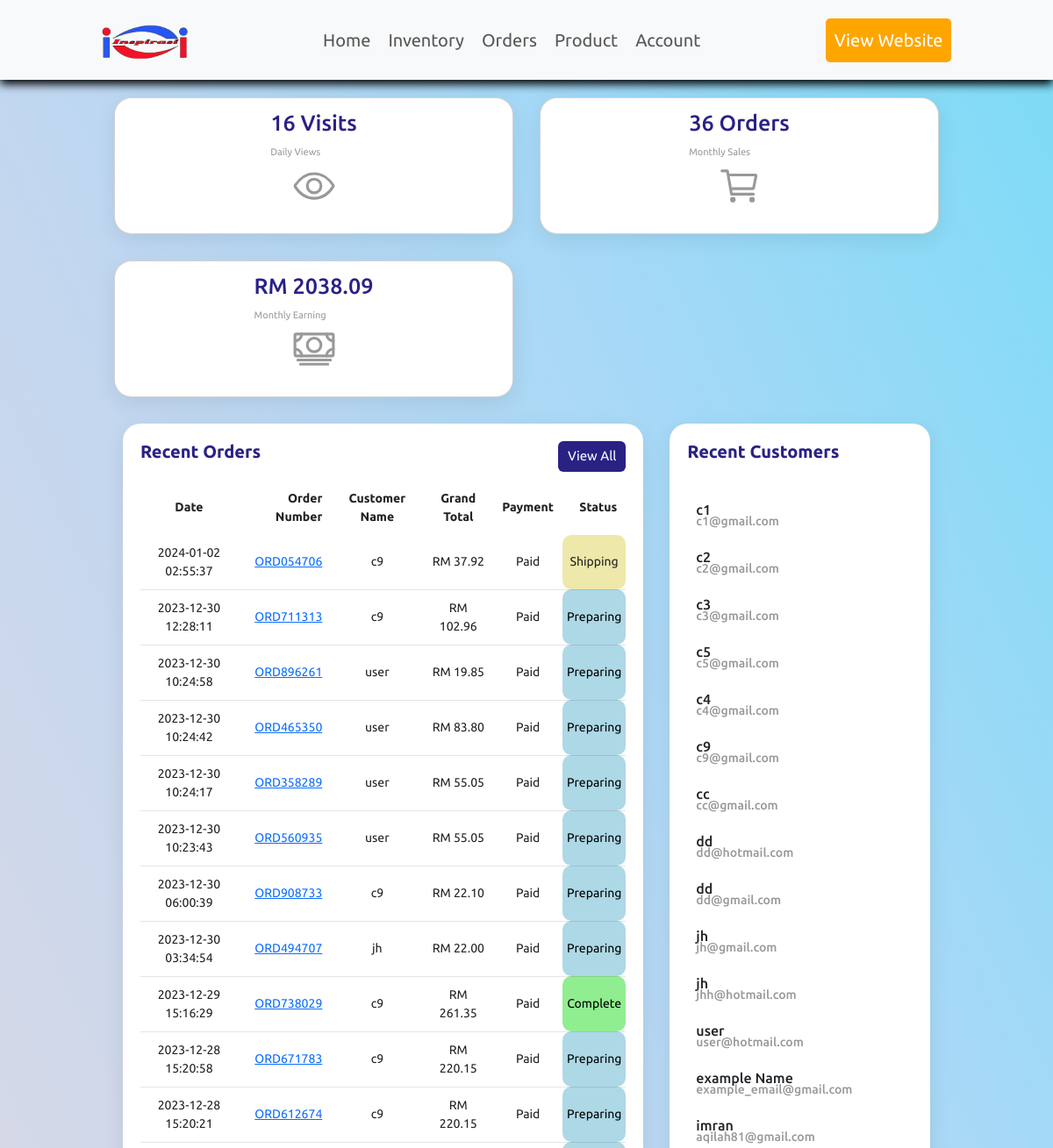
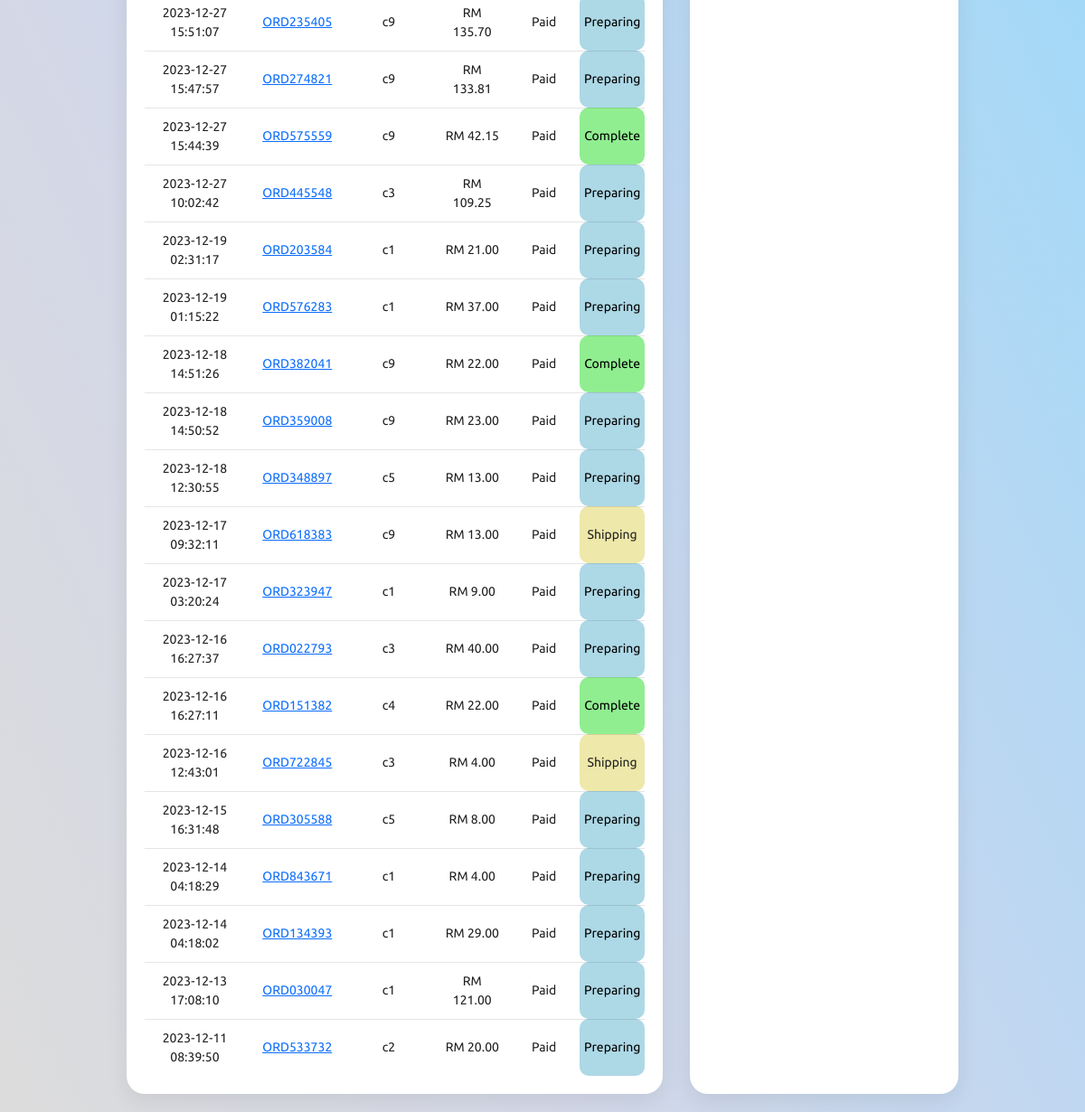
The app's page /php/admin_dashboard.php (signed in) with its own data (2 pictures, top to bottom).
### tables this page shows
CREATE TABLE `orders` (
  `id` int(11) NOT NULL,
  `customer_id` int(11) DEFAULT NULL,
  `grand_total` double DEFAULT NULL,
  `created` timestamp NOT NULL DEFAULT current_timestamp(),
  `order_number` varchar(255) DEFAULT NULL,
  `status` int(11) NOT NULL DEFAULT 1,
  `comment` mediumtext NOT NULL
);

CREATE TABLE `users` (
  `id` int(11) NOT NULL,
  `full_name` varchar(255) DEFAULT NULL,
  `email` varchar(255) DEFAULT NULL,
  `password` varchar(255) DEFAULT NULL,
  `usertype` varchar(255) NOT NULL DEFAULT 'customer',
  `phone_number` varchar(20) NOT NULL
);

CREATE TABLE `status` (
  `id` int(11) NOT NULL,
  `condition` varchar(255) NOT NULL
);

### php/admin_dashboard.php (the view, shortened to what this page needs)
<?php
require_once "database.php";
$ordersQuery = "SELECT orders.*, users.full_name, status.condition
                FROM orders
                JOIN users ON orders.customer_id = users.id
                JOIN status ON orders.status = status.id
                ORDER BY orders.created DESC
                LIMIT 30";
$ordersResult = mysqli_query($conn, $ordersQuery);
if ($ordersResult) {
    $orders = mysqli_fetch_all($ordersResult, MYSQLI_ASSOC);
} else {
    $orders = [];
}
function getStatusColorClass($status)
{
    switch ($status) {
        case 'Preparing':
            return 'bg-blue';
        case 'Shipping':
            return 'bg-yellow';
        case 'Complete':
            return 'bg-green';
    }
}
$recentCustomersQuery = "SELECT * FROM users WHERE usertype = 'customer'";
$recentCustomersResult = mysqli_query($conn, $recentCustomersQuery);
if ($recentCustomersResult) {
    $recentCustomers = mysqli_fetch_all($recentCustomersResult, MYSQLI_ASSOC);
} else {
    $recentCustomers = [];
}
?>
<!DOCTYPE html>
<html lang="en">
<head>
    <link rel="stylesheet" href="https://cdnjs.cloudflare.com/ajax/libs/font-awesome/6.4.0/css/all.min.css">
    <link href="https://cdn.jsdelivr.net/npm/bootstrap@5.3.2/dist/css/bootstrap.min.css" rel="stylesheet">
    <link rel="stylesheet" href="/project/biw_project/css/admin_dashboard.css">
</head>
<body>
<header class="navbar navbar-expand-lg navbar-light bg-light" style="font-size: 2rem; padding: 2rem 9%;">
        <div class="container-fluid">
            <a href="#" class="navbar-brand" style="font-size: 3rem">
                <span><img src="/project/biw_project/image/icon/logo.png" alt="Inspirasi Sejahtera" style="width: 100px; height: auto;"></span>
            </a>
            <div class="collapse navbar-collapse" id="navbarNav">
                <ul class="navbar-nav mx-auto" style="margin-right: 20px; gap: 10px;">
                    <li class="nav-item">
                        <a class="nav-link" href="admin_dashboard.php">Home</a>
                    </li>
                    <li class="nav-item">
                        <a class="nav-link" href="inventory.php">Inventory</a>
                    </li>
                    <li class="nav-item">
                        <a class="nav-link" href="view_order.php">Orders</a>
                    </li>
                    <li class="nav-item">
                        <a class="nav-link" href="product.php">Product</a>
                    </li>
                    <li class="nav-item">
                        <a class="nav-link" href="view_acc.php">Account</a>
                    </li>
                </ul>
                <div class="icons" style="text-decoration: none; font-size: 2.5rem; display: flex;">
                    <a href="homepage.php" class="web">
                        <p class="web">View Website</p>
                    </a>
                </div>
            </div>
        </div>
    </header>
    <div class="page">
        <div class="cardBox">
            <div class="card">
                <div class="cardContent">
                    <div class="numbers">
                    <span id="daily-views">
                        <?php
                        $countQuery = "SELECT COUNT(*) AS daily_views FROM page_views WHERE DATE(view_date) = CURDATE()";
                        $countResult = mysqli_query($conn, $countQuery);
                        if ($countResult) {
                            $countData = mysqli_fetch_assoc($countResult);
                            $dailyViews = $countData['daily_views'];
                        } else {
                            $dailyViews = 0;
                        }
                        echo "$dailyViews";
                        ?>
                        Visits
                    </span>
                    </div>
                    <div class="cardName">Daily Views</div>
                </div>
                <div class="iconBx">
                    <ion-icon name="eye-outline"></ion-icon>
                </div>
            </div>
            <div class="card">
                <div class="cardContent">
                    <div class="numbers">
                    <?php
                        $num = 0;
                        $select_pending = mysqli_query($conn, "SELECT * FROM `orders`") or die('query failed');
                        if (mysqli_num_rows($select_pending) > 0) {
                            while ($fetch_pendings = mysqli_fetch_assoc($select_pending)) {
                                $num++;
                            };
                        };
                        ?>
                        <?php echo $num; ?>
                        Orders
                    </div>
                    <div class="cardName">Monthly Sales</div>
                </div>
                <div class="iconBx">
                    <ion-icon name="cart-outline"></ion-icon>
                </div>
            </div>
            <div class="card">
                <div class="cardContent">
                    <div class="numbers">
                    RM
                    <?php
                        $total_pendings = 0;
                        $select_pending = mysqli_query($conn, "SELECT grand_total FROM `orders`") or die('query failed');
                        if (mysqli_num_rows($select_pending) > 0) {
                            while ($fetch_pendings = mysqli_fetch_assoc($select_pending)) {
                                $total_price = $fetch_pendings['grand_total'];
                                $total_pendings += $total_price;
                            };
                        };
                        ?>
                        <?php echo $total_pendings; ?>
                    </div>
                    <div class="cardName">Monthly Earning</div>
                </div>
                <div class="iconBx">
                    <ion-icon name="cash-outline"></ion-icon>
                </div>
            </div>
        </div>
        <div class="details">
            <div class="recentOrders">
                <div class="cardHeader">
                    <h2>Recent Orders</h2>
                    <a href="view_order.php" class="btn" style="font-size:15px;">View All</a>
                </div>
                <table>
                    <thead>
                        <tr class="text-center">
                            <td>Date</td>
                            <td>Order Number</td>
                            <td>Customer Name</td>
                            <td>Grand Total</td>
                            <td>Payment</td>
                            <td>Status</td>
                        </tr>
                    </thead>
                    <tbody class="text-center">
                        <?php foreach ($orders as $order) { ?>
                            <tr class="whitte">
                                <td><?= $order['created'] ?></td>
                                <td class="orderNumber"><a href="order_list.php?order_number=<?= $order['order_number'] ?>"><?= $order['order_number'] ?></a></td>
                                <td><?= $order['full_name'] ?></td>
                                <td>RM <?= number_format($order['grand_total'], 2) ?></td>
                                <td>Paid</td>
                                <td class="text-center status <?= getStatusColorClass($order['condition']) ?>">
                                    <?= $order['condition'] ?>
                                </td>
                            </tr>
                        <?php } ?>
                    </tbody>
                </table>
            </div>
            <div class="recentCustomers">
                <div class="cardHeader customer-head">
                    <h2 style="margin-bottom: 0;">Recent Customers</h2>
                </div>
                <table>
                    <?php foreach ($recentCustomers as $customer) { ?>
                        <tr>
                            <td>
                                <h4><?= $customer['full_name'] ?> <br>
                                    <span><?= $customer['email'] ?></span>
                                </h4>
                            </td>
                        </tr>
                    <?php } ?>
                </table>
            </div>
        </div>
    </div>
</body>
</html>

### css/admin_dashboard.css (style rules this page uses)
html { font-size: 62.5%; scroll-behavior: smooth; scroll-padding-top: 6rem; overflow-x: hidden; }
header { position: sticky; top: 0; left: 0; right: 0; background: #FBFFFF; padding: 2rem 9%; display: flex; align-items: center; justify-content: space-between; margin-bottom: 10px; box-shadow: 0 .5rem 1rem black; z-index: 99; }
header .icons { display: flex; align-items: center; margin-bottom: 0; }
header .icons a { font-size: 2.5rem; color: #333; margin-right: 1.5rem; }
header .icons a:last-child { margin-right: 0; }
* { font-family: "Ubuntu", sans-serif; margin: 0; padding: 0; box-sizing: border-box; }
:root { --blue: #2a2185; --white: #fff; --gray: #f5f5f5; --black1: #222; --black2: #999; }
body { min-height: 100vh; background-image: linear-gradient(to right top, #dcdcdc, #d4d8e7, #c0d7f1, #a2d9f7, #7bdbf6); overflow-x: hidden; }
.page { width: 80%; margin: 0 auto; display: flex; flex-direction: column; align-items: center; justify-content: center; }
.cardBox { position: relative; width: 100%; padding: 10px; display: grid; grid-template-columns: repeat(auto-fill, minmax(300px, 1fr)); grid-gap: 30px; }
.cardBox .card { position: relative; background: var(--white); padding: 10px; border-radius: 20px; display: flex; justify-content: space-between; align-items: center; cursor: pointer; box-shadow: 0 7px 25px rgba(0, 0, 0, 0.08); height: auto; }
.cardBox .card .numbers { position: relative; font-weight: 500; font-size: 2.5rem; color: var(--blue); }
.cardBox .card .cardName { color: var(--black2); font-size: 1.1rem; margin-top: 5px; }
.cardBox .card .iconBx { font-size: 5rem; color: var(--black2); }
.details { position: relative; width: 100%; padding: 20px; display: grid; grid-template-columns: 2fr 1fr; grid-gap: 30px; }
.details .recentOrders { position: relative; display: grid; width: 100%; min-height: 500px; background: var(--white); padding: 20px; box-shadow: 0 7px 25px rgba(0, 0, 0, 0.08); border-radius: 20px; }
.details .cardHeader { display: flex; justify-content: space-between; align-items: flex-start; }
.cardHeader h2 { font-weight: 600; color: var(--blue); }
.cardHeader .btn { position: relative; padding: 5px 10px; background: var(--blue); text-decoration: none; color: var(--white); border-radius: 6px; }
.details table { width: 100%; font-size: 14px; border-collapse: collapse; margin-top: 10px; padding:10px; }
.details table thead td { font-weight: 600; }
.details .recentOrders table tr { color: var(--black1); border-bottom: 1px solid rgba(0, 0, 0, 0.1); margin-bottom: 10px; height:30px; }
.details .recentOrders table tr:last-child { border-bottom: none; }
.details .recentOrders table tr td { padding: 10px; }
.details .recentOrders table tr td:last-child { text-align: end; }
.details .recentOrders table tr td:nth-child(2) { text-align: end; }
.details .recentOrders table tr td:nth-child(3) { text-align: center; }
.recentCustomers { position: relative; min-height: 500px; padding: 20px; background: var(--white); box-shadow: 0 7px 25px rgba(0, 0, 0, 0.08); border-radius: 20px; }
.recentCustomers table tr td { padding: 12px 10px; }
.recentCustomers table tr td h4 { font-size: 16px; font-weight: 500; line-height: 1.2rem; }
.recentCustomers table tr td h4 span { font-size: 14px; color: var(--black2); }
.details .recentOrders table tr td.status { padding: 0px 5px; font-size: 14px; }
.bg-blue { background-color: rgb(173, 216, 230); color: black; border-radius: 10px; }
.bg-yellow { background-color: rgb(238, 232, 170); color: #lack; border-radius: 10px; }
.bg-green { background-color: rgb(144, 238, 144); color: black; border-radius: 10px; }
.customer-head { width:100%; height: 50px; }
.web { background: orange; text-decoration: none; padding: 5px; border-radius: 5px; margin-bottom: 0; color: white; font-size: 2rem; }

### records on screen
orders: created "2024-01-02 02:55:37", order_number "ORD054706", customer.full_name "c9", grand_total "37.92", status.condition "Shipping"
orders: created "2023-12-30 12:28:11", order_number "ORD711313", customer.full_name "c9", grand_total "102.96", status.condition "Preparing"
orders: created "2023-12-30 10:24:58", order_number "ORD896261", customer.full_name "user", grand_total "19.85", status.condition "Preparing"
orders: created "2023-12-30 10:24:42", order_number "ORD465350", customer.full_name "user", grand_total "83.80", status.condition "Preparing"
orders: created "2023-12-30 10:24:17", order_number "ORD358289", customer.full_name "user", grand_total "55.05", status.condition "Preparing"
orders: created "2023-12-30 10:23:43", order_number "ORD560935", customer.full_name "user", grand_total "55.05", status.condition "Preparing"
orders: created "2023-12-30 06:00:39", order_number "ORD908733", customer.full_name "c9", grand_total "22.10", status.condition "Preparing"
orders: created "2023-12-30 03:34:54", order_number "ORD494707", customer.full_name "jh", grand_total "22.00", status.condition "Preparing"
orders: created "2023-12-29 15:16:29", order_number "ORD738029", customer.full_name "c9", grand_total "261.35", status.condition "Complete"
orders: created "2023-12-28 15:20:58", order_number "ORD671783", customer.full_name "c9", grand_total "220.15", status.condition "Preparing"
orders: created "2023-12-28 15:20:21", order_number "ORD612674", customer.full_name "c9", grand_total "220.15", status.condition "Preparing"
orders: created "2023-12-27 15:51:07", order_number "ORD235405", customer.full_name "c9", grand_total "135.70", status.condition "Preparing"
orders: created "2023-12-27 15:47:57", order_number "ORD274821", customer.full_name "c9", grand_total "133.81", status.condition "Preparing"
orders: created "2023-12-27 15:44:39", order_number "ORD575559", customer.full_name "c9", grand_total "42.15", status.condition "Complete"
orders: created "2023-12-27 10:02:42", order_number "ORD445548", customer.full_name "c3", grand_total "109.25", status.condition "Preparing"
orders: created "2023-12-19 02:31:17", order_number "ORD203584", customer.full_name "c1", grand_total "21.00", status.condition "Preparing"
orders: created "2023-12-19 01:15:22", order_number "ORD576283", customer.full_name "c1", grand_total "37.00", status.condition "Preparing"
orders: created "2023-12-18 14:51:26", order_number "ORD382041", customer.full_name "c9", grand_total "22.00", status.condition "Complete"
orders: created "2023-12-18 14:50:52", order_number "ORD359008", customer.full_name "c9", grand_total "23.00", status.condition "Preparing"
orders: created "2023-12-18 12:30:55", order_number "ORD348897", customer.full_name "c5", grand_total "13.00", status.condition "Preparing"
orders: created "2023-12-17 09:32:11", order_number "ORD618383", customer.full_name "c9", grand_total "13.00", status.condition "Shipping"
orders: created "2023-12-17 03:20:24", order_number "ORD323947", customer.full_name "c1", grand_total "9.00", status.condition "Preparing"
orders: created "2023-12-16 16:27:37", order_number "ORD022793", customer.full_name "c3", grand_total "40.00", status.condition "Preparing"
orders: created "2023-12-16 16:27:11", order_number "ORD151382", customer.full_name "c4", grand_total "22.00", status.condition "Complete"
orders: created "2023-12-16 12:43:01", order_number "ORD722845", customer.full_name "c3", grand_total "4.00", status.condition "Shipping"
orders: created "2023-12-15 16:31:48", order_number "ORD305588", customer.full_name "c5", grand_total "8.00", status.condition "Preparing"
orders: created "2023-12-14 04:18:29", order_number "ORD843671", customer.full_name "c1", grand_total "4.00", status.condition "Preparing"
orders: created "2023-12-14 04:18:02", order_number "ORD134393", customer.full_name "c1", grand_total "29.00", status.condition "Preparing"
orders: created "2023-12-13 17:08:10", order_number "ORD030047", customer.full_name "c1", grand_total "121.00", status.condition "Preparing"
orders: created "2023-12-11 08:39:50", order_number "ORD533732", customer.full_name "c2", grand_total "20.00", status.condition "Preparing"
users: full_name "c1", email "c1@gmail.com"
users: full_name "c2", email "c2@gmail.com"
users: full_name "c3", email "c3@gmail.com"
users: full_name "c5", email "c5@gmail.com"
users: full_name "c4", email "c4@gmail.com"
users: full_name "c9", email "c9@gmail.com"
users: full_name "cc", email "cc@gmail.com"
users: full_name "dd", email "dd@hotmail.com"
users: full_name "dd", email "dd@gmail.com"
users: full_name "jh", email "jh@gmail.com"
users: full_name "jh", email "jhh@hotmail.com"
users: full_name "user", email "user@hotmail.com"
users: full_name "example Name", email "example_email@gmail.com"
users: full_name "imran", email "aqilah81@gmail.com"

### other values on screen
$dailyViews "16"
$num "36"
$total_pendings "2038.09"
